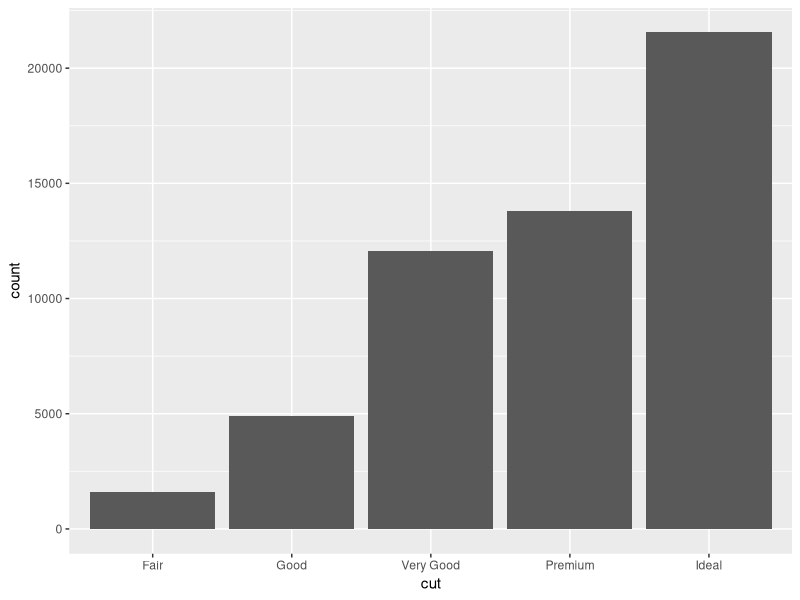
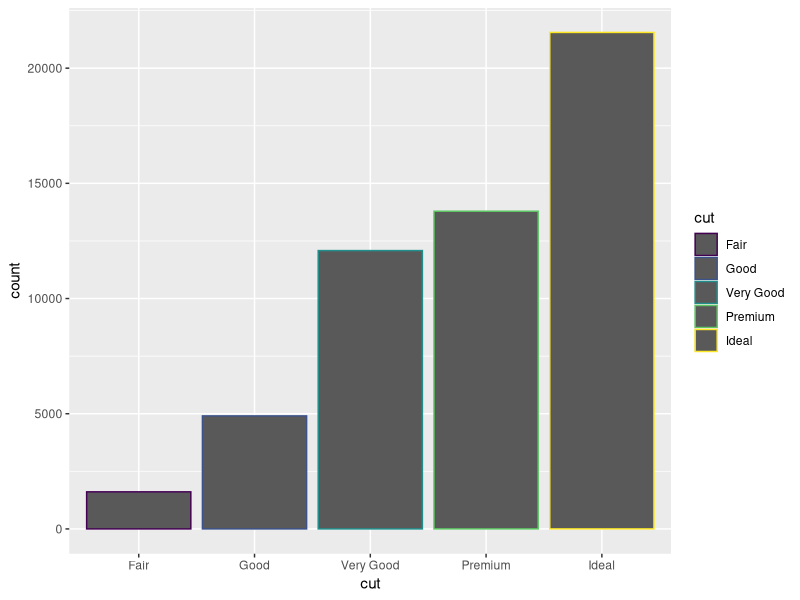
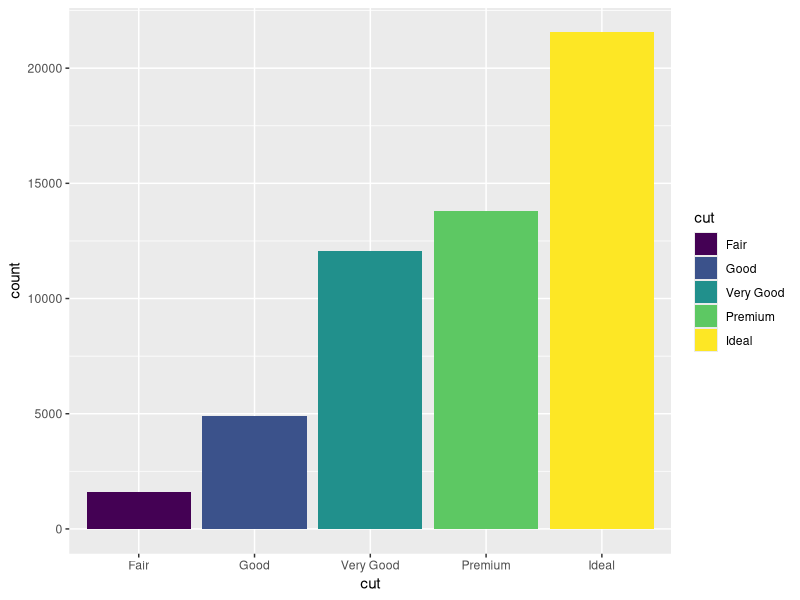
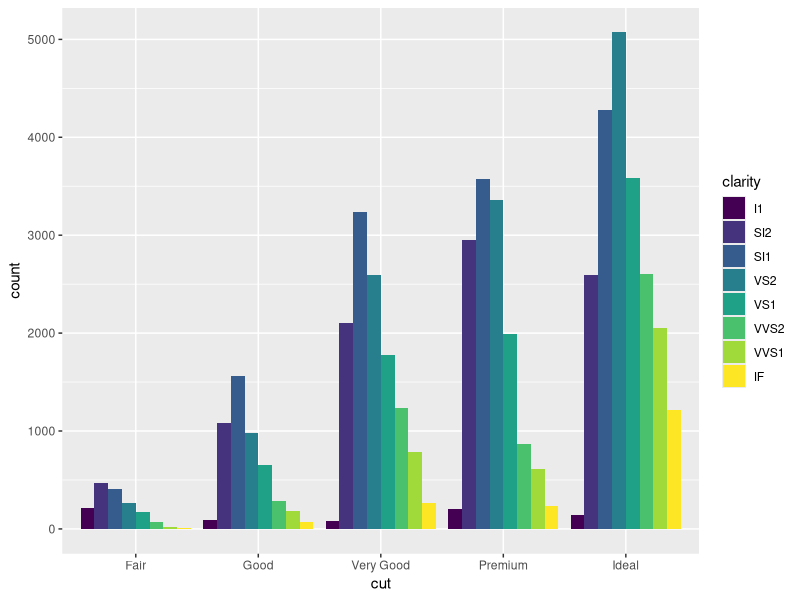
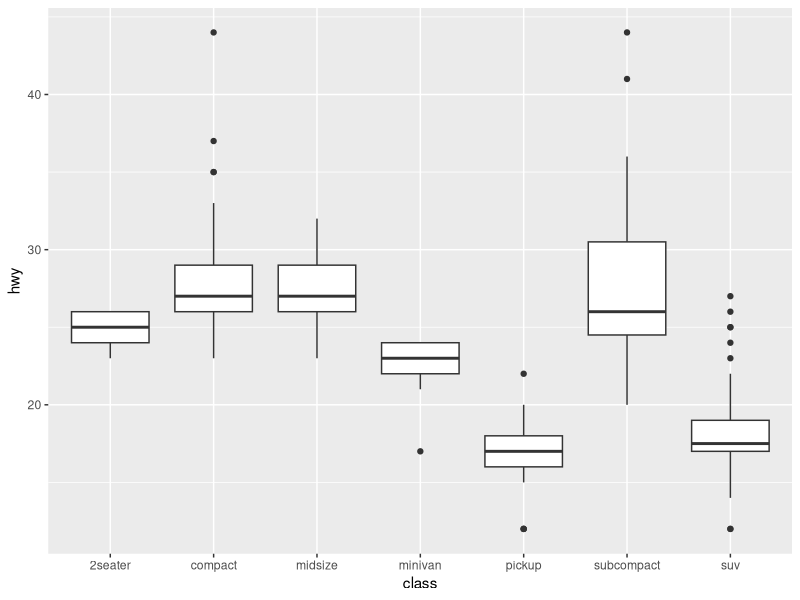

Reproduce these figures in R, in order. (Note: this script raises an error after producing the figures.)
## ---- chunk 1
library(ggplot2)
## ---- chunk 2
library(tidyverse)
library(lubridate)
## ---- chunk 3
ggplot(data = diamonds) + geom_bar(mapping = aes(x=cut))

ggplot(data = diamonds) + geom_bar(mapping = aes(x=cut, color=cut))

ggplot(data = diamonds) + geom_bar(mapping = aes(x=cut, fill=cut))

ggplot(data = diamonds) + geom_bar(mapping = aes(x=cut, fill = clarity), position = "dodge")
# careful with parentheses above

ggplot(mpg, aes(class, hwy)) + geom_boxplot()

## ---- chunk 4
ggplot(data = obesity_cov_2013) + geom_boxplot(aes(State.1,Income))
ggplot(data = obesity_cov_2013) + geom_boxplot(aes(State.1,Obes__aa))
## ---- chunk 5
ggplot(data = obesity_cov_2013) + geom_boxplot(aes(State.1,Income))+xlab("State")
## ---- chunk 6
ggplot(data = obesity_cov_2013) + geom_boxplot(aes(State.1,Income))+xlab("")
## ---- chunk 7
ggplot(data = obesity_cov_2013) + geom_boxplot(aes(State.1,Income))+coord_flip()
## ---- chunk 8
States_2013 <- aggregate(obesity_cov_2013[, 7:11], list(State = obesity_cov_2013$State.1), mean)
## ---- chunk 9
#to get your consumerKey and consumerSecret see the twitteR documentation for instructions
consumer_key <- 'sHpzxLvtUar6TiQ4kBVsOnFFg'
consumer_secret <- 'Rf6uBiU9KAdGy6i1Vq9J52aCsDvQbb7IheL13MZMqDr7EI2lWL'
access_token <- '1171319695-6XxSMofnmLtnhXnlVXisVPw4v64smQjzdL8cygZ'
access_secret <- '6cbJ99RinAm6UyP8g6S5RjzmANio3DgfVKLyREVuim1wP'
setup_twitter_oauth(consumer_key,
                    consumer_secret,
                    access_token,
                    access_secret)
## ---- chunk 10
#to get your consumerKey and consumerSecret see the twitteR documentation for instructions
consumer_key <- 'your key'
consumer_secret <- 'your secret'
access_token <- 'your access token'
access_secret <- 'your access secret'
setup_twitter_oauth(consumer_key,
                    consumer_secret,
                    access_token,
                    access_secret)
## ---- chunk 11

ces2018 <- searchTwitter("#CESConf2018", n=1500)
